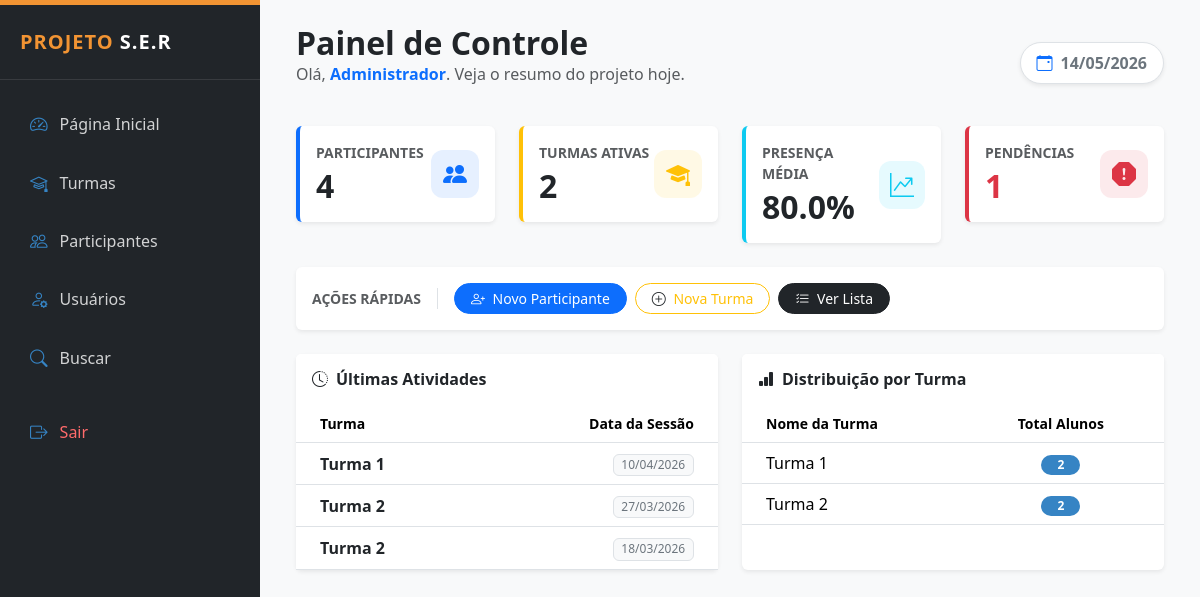
Page /public/dashboard.php (signed in) on the committed database.
### tables this page shows
CREATE TABLE `turmas_sessoes` (
  `id` int(11) NOT NULL,
  `turma_id` int(11) NOT NULL,
  `data` date NOT NULL,
  `descricao` varchar(255) DEFAULT NULL,
  `criado_em` timestamp NOT NULL DEFAULT current_timestamp()
);

CREATE TABLE `turmas` (
  `id` int(11) NOT NULL,
  `nome` varchar(120) NOT NULL,
  `descricao` text DEFAULT NULL,
  `responsavel` varchar(100) DEFAULT NULL,
  `data_inicio` date DEFAULT NULL,
  `data_fim` date DEFAULT NULL,
  `status` enum('ativa','encerrada') DEFAULT 'ativa',
  `criado_em` timestamp NOT NULL DEFAULT current_timestamp()
);

### public/dashboard.php (the view, shortened to what this page needs)
<?php
require_once __DIR__ . "/../config/conexao.php";
require_once __DIR__ . "/../layout/admin_header.php";
$totalParticipantes = $pdo->query("SELECT COUNT(*) FROM participantes")->fetchColumn();
$totalTurmas = $pdo->query("SELECT COUNT(*) FROM turmas")->fetchColumn();
$presencaMedia = $pdo->query("
    SELECT ROUND((SUM(CASE WHEN status = 'presente' THEN 1 ELSE 0 END) / COUNT(*)) * 100, 1)
    FROM presencas
")->fetchColumn() ?: 0;
$semFicha = $pdo->query("
    SELECT COUNT(*)
    FROM participantes p
    LEFT JOIN ficha_inclusao fi ON fi.participante_id = p.id
    WHERE fi.id IS NULL
")->fetchColumn();
$sessoes = $pdo->query("
    SELECT ts.data, t.nome AS turma
    FROM turmas_sessoes ts
    JOIN turmas t ON t.id = ts.turma_id
    ORDER BY ts.data DESC LIMIT 5
");
$turmas = $pdo->query("
    SELECT t.nome, COUNT(p.id) as total
    FROM turmas t
    LEFT JOIN participantes p ON p.turma_id = t.id
    GROUP BY t.id
    ORDER BY total DESC
");
?>
<div class="container-fluid">
    <div class="d-flex justify-content-between align-items-center mb-4">
        <div>
            <h2 class="fw-bold mb-0 text-dark">Painel de Controle</h2>
            <p class="text-muted">Olá, <span class="text-primary fw-semibold"><?= htmlspecialchars($_SESSION['usuario']['nome']) ?></span>. Veja o resumo do projeto hoje.</p>
        </div>
        <div class="text-end">
            <div class="bg-white shadow-sm rounded-pill px-3 py-2 fw-bold text-secondary border">
                <i class="bi bi-calendar-event me-2 text-primary"></i><?= date('d/m/Y') ?>
            </div>
        </div>
    </div>
    <div class="row g-4 mb-4">
        <div class="col-md-3">
            <div class="card card-metric shadow-sm border-start border-primary border-4">
                <div class="card-body">
                    <div class="d-flex align-items-center justify-content-between">
                        <div>
                            <p class="text-uppercase small fw-bold text-muted mb-1">Participantes</p>
                            <h2 class="mb-0 fw-bold text-dark"><?= $totalParticipantes ?></h2>
                        </div>
                        <div class="icon-shape bg-primary bg-opacity-10 text-primary">
                            <i class="bi bi-people-fill fs-4"></i>
                        </div>
                    </div>
                </div>
            </div>
        </div>
        <div class="col-md-3">
            <div class="card card-metric shadow-sm border-start border-warning border-4">
                <div class="card-body">
                    <div class="d-flex align-items-center justify-content-between">
                        <div>
                            <p class="text-uppercase small fw-bold text-muted mb-1">Turmas Ativas</p>
                            <h2 class="mb-0 fw-bold text-dark"><?= $totalTurmas ?></h2>
                        </div>
                        <div class="icon-shape bg-warning bg-opacity-10 text-warning">
                            <i class="bi bi-mortarboard-fill fs-4"></i>
                        </div>
                    </div>
                </div>
            </div>
        </div>
        <div class="col-md-3">
            <div class="card card-metric shadow-sm border-start border-info border-4">
                <div class="card-body">
                    <div class="d-flex align-items-center justify-content-between">
                        <div>
                            <p class="text-uppercase small fw-bold text-muted mb-1">Presença Média</p>
                            <h2 class="mb-0 fw-bold text-dark"><?= $presencaMedia ?>%</h2>
                        </div>
                        <div class="icon-shape bg-info bg-opacity-10 text-info">
                            <i class="bi bi-graph-up-arrow fs-4"></i>
                        </div>
                    </div>
                </div>
            </div>
        </div>
        <div class="col-md-3">
            <div class="card card-metric shadow-sm border-start border-danger border-4">
                <div class="card-body">
                    <div class="d-flex align-items-center justify-content-between">
                        <div>
                            <p class="text-uppercase small fw-bold text-muted mb-1">Pendências</p>
                            <h2 class="mb-0 fw-bold text-danger"><?= $semFicha ?></h2>
                        </div>
                        <div class="icon-shape bg-danger bg-opacity-10 text-danger">
                            <i class="bi bi-exclamation-octagon-fill fs-4"></i>
                        </div>
                    </div>
                </div>
            </div>
        </div>
    </div>
    <div class="card border-0 shadow-sm mb-4">
        <div class="card-body py-3 d-flex align-items-center gap-3">
            <span class="fw-bold text-muted small border-end pe-3">AÇÕES RÁPIDAS</span>
            <div class="d-flex gap-2">
                <a href="participantes_cadastrar.php" class="btn btn-sm btn-primary rounded-pill px-3">
                    <i class="bi bi-person-plus me-1"></i> Novo Participante
                </a>
                <a href="turmas_novo.php" class="btn btn-sm btn-outline-warning rounded-pill px-3">
                    <i class="bi bi-plus-circle me-1 text-dark"></i> Nova Turma
                </a>
                <a href="participantes_lista.php" class="btn btn-sm btn-dark rounded-pill px-3">
                    <i class="bi bi-list-check me-1"></i> Ver Lista
                </a>
            </div>
        </div>
    </div>
    <div class="row g-4">
        <div class="col-md-6">
            <div class="card border-0 shadow-sm h-100">
                <div class="card-header bg-white border-0 py-3">
                    <h6 class="mb-0 fw-bold text-ser-blue"><i class="bi bi-clock-history me-2"></i>Últimas Atividades</h6>
                </div>
                <div class="card-body p-0">
                    <div class="table-responsive">
                        <table class="table table-hover align-middle mb-0">
                            <thead class="bg-light small">
                                <tr>
                                    <th class="ps-4">Turma</th>
                                    <th class="text-end pe-4">Data da Sessão</th>
                                </tr>
                            </thead>
                            <tbody>
                                <?php foreach ($sessoes as $s): ?>
                                <tr>
                                    <td class="ps-4 fw-semibold text-dark"><?= htmlspecialchars($s['turma']) ?></td>
                                    <td class="text-end pe-4">
                                        <span class="badge bg-light text-secondary border fw-normal"><?= date('d/m/Y', strtotime($s['data'])) ?></span>
                                    </td>
                                </tr>
                                <?php endforeach; ?>
                            </tbody>
                        </table>
                    </div>
                </div>
            </div>
        </div>
        <div class="col-md-6">
            <div class="card border-0 shadow-sm h-100">
                <div class="card-header bg-white border-0 py-3">
                    <h6 class="mb-0 fw-bold text-ser-orange"><i class="bi bi-bar-chart-fill me-2"></i>Distribuição por Turma</h6>
                </div>
                <div class="card-body p-0">
                    <div class="table-responsive">
                        <table class="table table-hover align-middle mb-0">
                            <thead class="bg-light small">
                                <tr>
                                    <th class="ps-4">Nome da Turma</th>
                                    <th class="text-center pe-4">Total Alunos</th>
                                </tr>
                            </thead>
                            <tbody>
                                <?php foreach ($turmas as $t): ?>
                                <tr>
                                    <td class="ps-4"><?= htmlspecialchars($t['nome']) ?></td>
                                    <td class="text-center pe-4">
                                        <span class="badge rounded-pill bg-ser-blue px-3"><?= $t['total'] ?></span>
                                    </td>
                                </tr>
                                <?php endforeach; ?>
                            </tbody>
                        </table>
                    </div>
                </div>
            </div>
        </div>
    </div>
</div>
<?php require_once __DIR__ . "/../layout/admin_footer.php"; ?>

### layout/admin_header.php (style rules this page uses)
:root { --ser-orange: #F29433; --ser-blue: #3684C4; --ser-wine: #A61C62; --ser-light: #f8f9fa; }
body { font-family: 'Segoe UI', Tahoma, Geneva, Verdana, sans-serif; background-color: var(--ser-light); }

### public/dashboard.php (style rules this page uses)
.card-metric { transition: transform 0.2s; border: none; }
.icon-shape { width: 48px; height: 48px; display: flex; align-items: center; justify-content: center; border-radius: 12px; }
.bg-ser-blue { background-color: var(--ser-blue); }

### rows in the picture
turmas_sessoes: turma.nome "Turma 1", data "10/04/2026"
turmas_sessoes: turma.nome "Turma 2", data "27/03/2026"
turmas_sessoes: turma.nome "Turma 2", data "18/03/2026"

### other values in the picture
$_SESSION['usuario']['nome'] "Administrador"
$totalParticipantes "4"
$totalTurmas "2"
$presencaMedia "80.0"
$semFicha "1"
$t['nome'] "Turma 1"
$t['total'] "2"
$t['nome'] "Turma 2"
